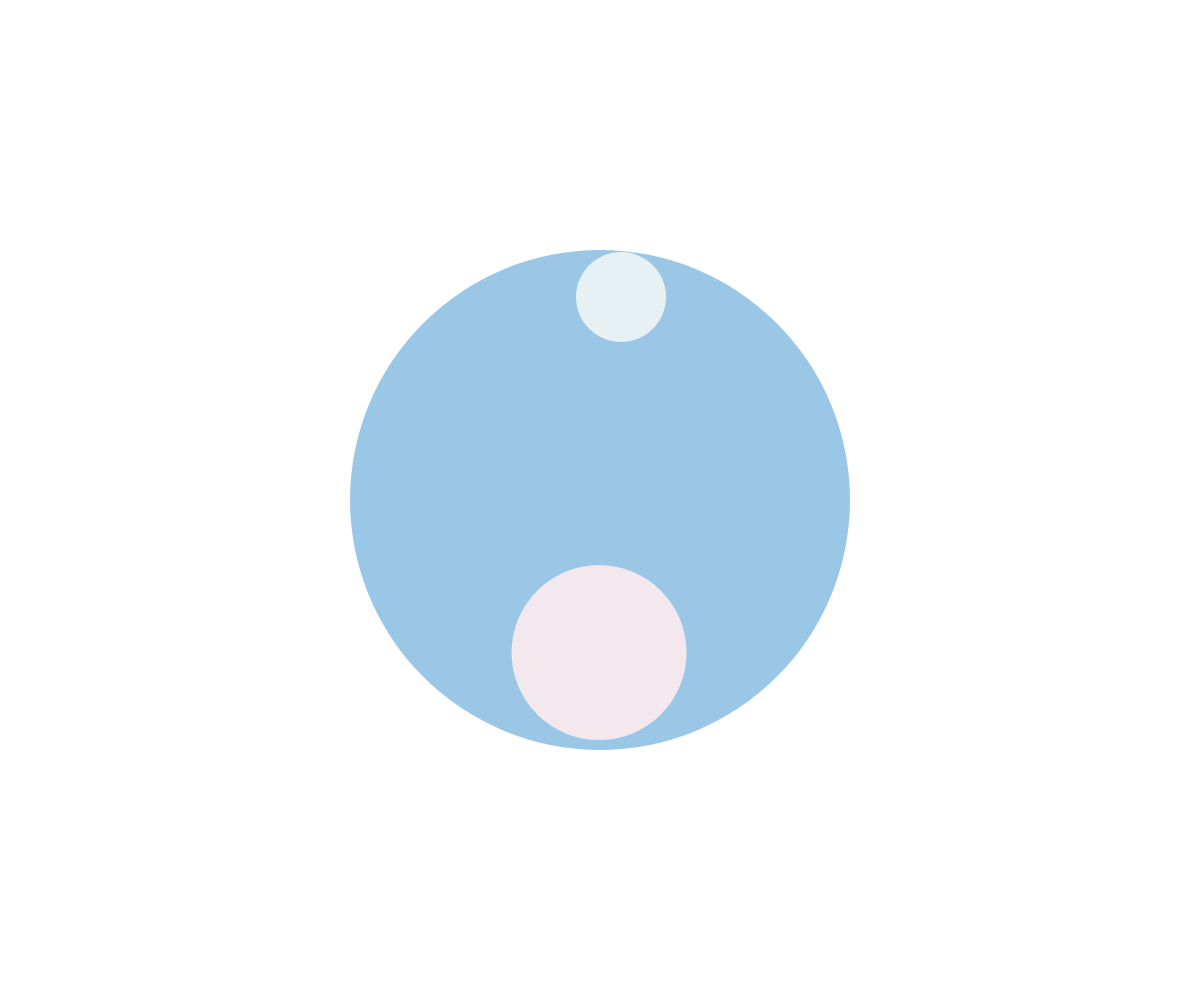
Frame 1 (no input)
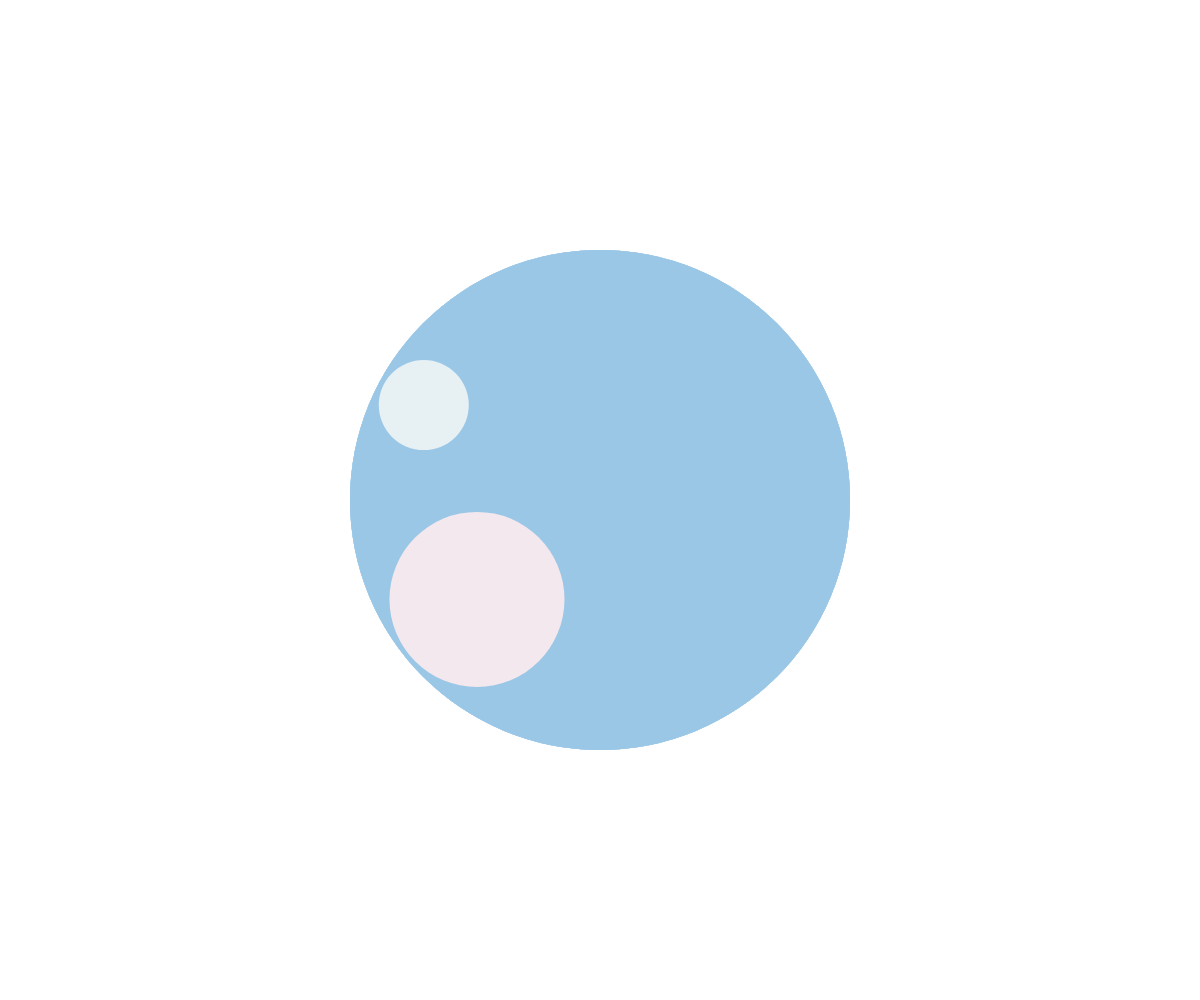
Frame 60 (no input)
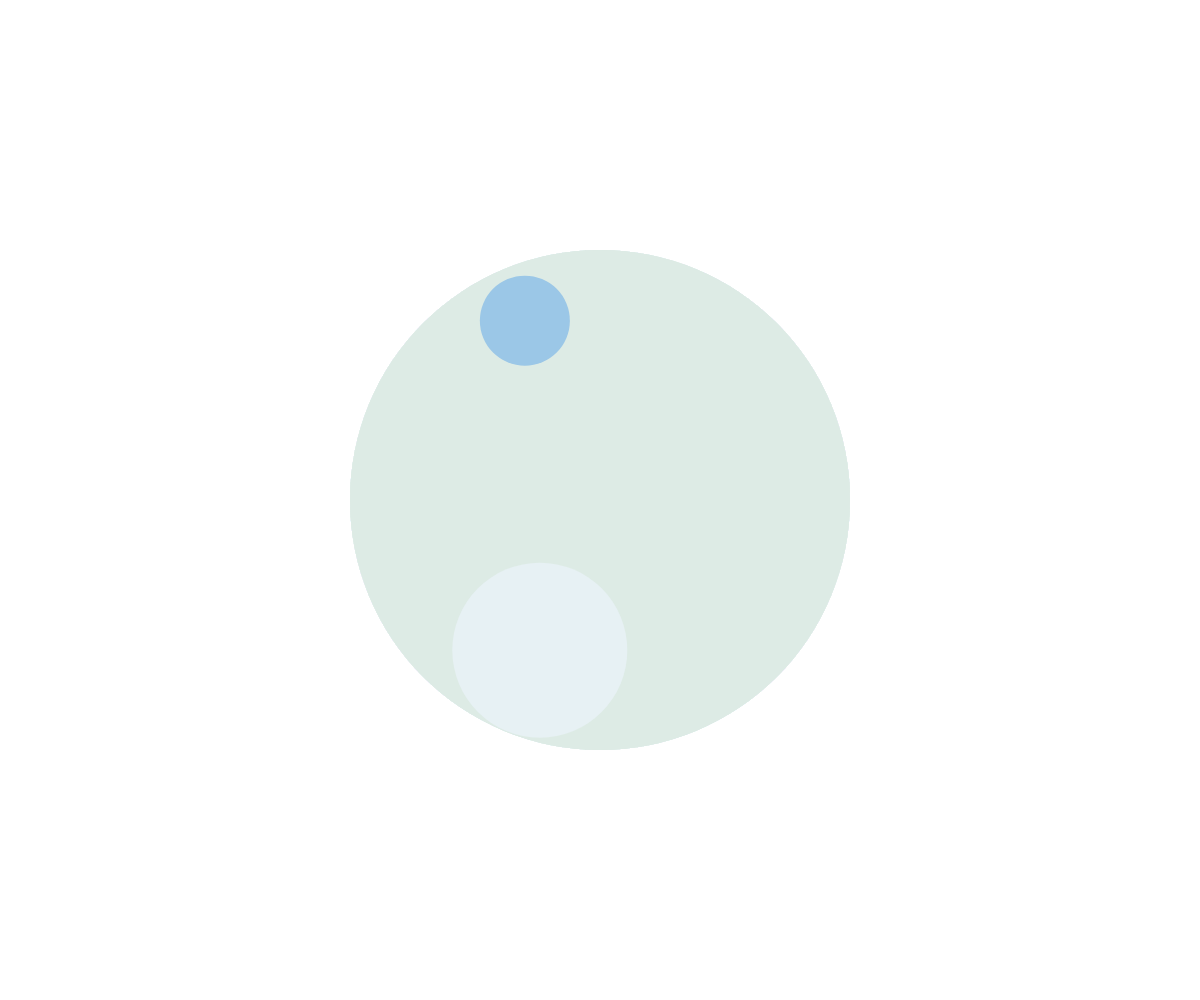
Frame 120 (the mouse pressed at the canvas centre since frame 60)

The p5.js sketch that drew these frames (run headless with seeded random() and noise() and a simulated clock; from frame 60 on, the mouse is pressed at the canvas centre):

// p5.js sketch
// ── sketch.js
// page6: Inner Collision – 반발과 색의 리듬
// 느리게 움직이다 충돌 시 서로 반대 방향으로 튕기며 색이 바뀜
// 큰 원과 작은 원의 색은 겹치지 않음 (파스텔 팔레트 유지)

const PALETTE = [
  "#F5F1E8",
  "#DDEBE5",
  "#E7F1F4",
  "#F3E8ED",
  "#CFE7E2",
  "#DCE8FF",
  "#9BC7E7",
  "#7AB9A3",
  "#E9D4E8",
];

let mainCircle;
let innerCircles = [];
let lastCollisionTime = 0;

function setup() {
  createCanvas(windowWidth, windowHeight);
  noStroke();
  background(255);

  // 메인 원
  mainCircle = {
    x: width / 2,
    y: height / 2,
    r: min(width, height) * 0.25,
    c: color(random(PALETTE)),
  };

  // 내부 원 2개 (서로 반대 방향)
  innerCircles.push(makeInner(mainCircle, 0.35, 0.015)); // 큰 내부 원
  innerCircles.push(makeInner(mainCircle, 0.18, -0.02)); // 작은 내부 원
}

function makeInner(parent, relSize, speed) {
  let angle = random(TWO_PI);
  let orbitOffset = random(-PI / 6, PI / 6);
  return {
    angle,
    speed,
    orbitOffset,
    r: parent.r * relSize,
    c: color(random(PALETTE)),
  };
}

function draw() {
  // 부드러운 잔상
  fill(255, 25);
  rect(0, 0, width, height);

  // 메인 원
  fill(mainCircle.c);
  circle(mainCircle.x, mainCircle.y, mainCircle.r * 2);

  // 내부 원 업데이트
  for (let i = 0; i < innerCircles.length; i++) {
    const ic = innerCircles[i];
    ic.angle += ic.speed;

    // 자연스러운 진동을 섞은 궤도 반경
    const orbitR =
      mainCircle.r - ic.r - 10 + sin(frameCount * 0.01 + i * 2) * 10;
    const ix = mainCircle.x + cos(ic.angle + ic.orbitOffset) * orbitR;
    const iy = mainCircle.y + sin(ic.angle + ic.orbitOffset) * orbitR;

    fill(ic.c);
    circle(ix, iy, ic.r * 2);

    // 충돌 계산 (다른 원)
    const other = innerCircles[1 - i];
    const ox =
      mainCircle.x +
      cos(other.angle + other.orbitOffset) *
        (mainCircle.r -
          other.r -
          10 +
          sin(frameCount * 0.01 + (1 - i) * 2) * 10);
    const oy =
      mainCircle.y +
      sin(other.angle + other.orbitOffset) *
        (mainCircle.r -
          other.r -
          10 +
          sin(frameCount * 0.01 + (1 - i) * 2) * 10);

    const d = dist(ix, iy, ox, oy);

    // 충돌 시: 색 + 반발 (속도 반전)
    if (d < ic.r + other.r && millis() - lastCollisionTime > 800) {
      lastCollisionTime = millis();

      // 색 변화
      let newMain = color(random(PALETTE));
      let newBig = color(random(PALETTE));
      let newSmall = getDistinctColor(newMain); // 큰 원과 겹치지 않음

      mainCircle.c = newMain;
      innerCircles[0].c = newBig;
      innerCircles[1].c = newSmall;

      // 방향 반전 (튕김)
      innerCircles[0].speed *= -1;
      innerCircles[1].speed *= -1;
    }
  }
}

// 겹치지 않는 색 선택
function getDistinctColor(avoidColor) {
  let newColor;
  let maxAttempts = 20;
  do {
    newColor = color(random(PALETTE));
    maxAttempts--;
  } while (colorsAreSimilar(newColor, avoidColor) && maxAttempts > 0);
  return newColor;
}

function colorsAreSimilar(c1, c2) {
  let diff =
    abs(red(c1) - red(c2)) +
    abs(green(c1) - green(c2)) +
    abs(blue(c1) - blue(c2));
  return diff < 50;
}

function windowResized() {
  resizeCanvas(windowWidth, windowHeight);
  mainCircle.x = width / 2;
  mainCircle.y = height / 2;
  mainCircle.r = min(width, height) * 0.25;
}
